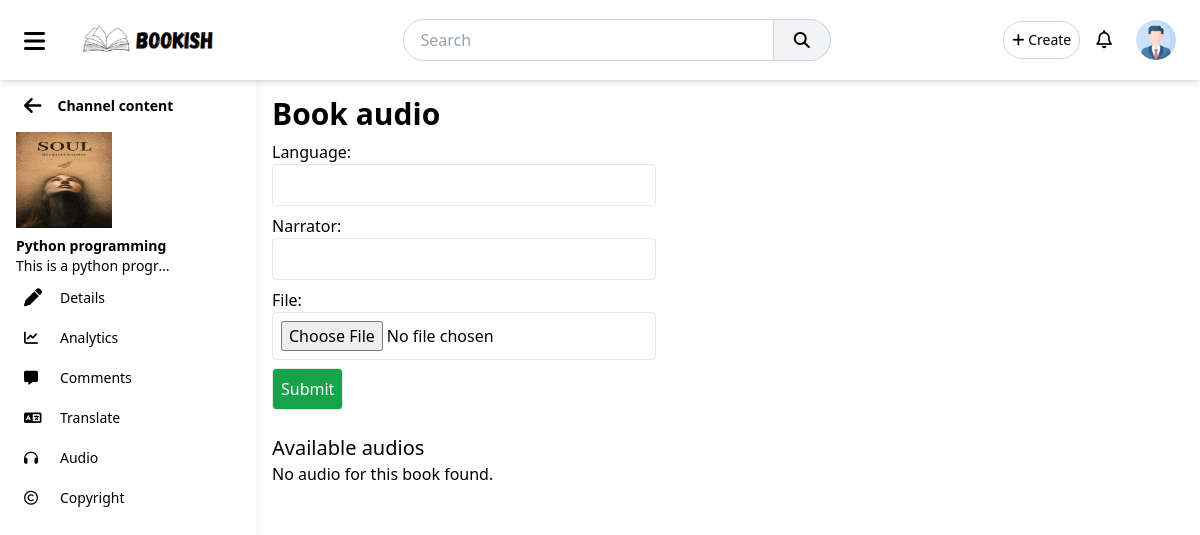
Page /author/book-audio/2025-01-25-1104442397970000 (signed in) on the earlier database version.
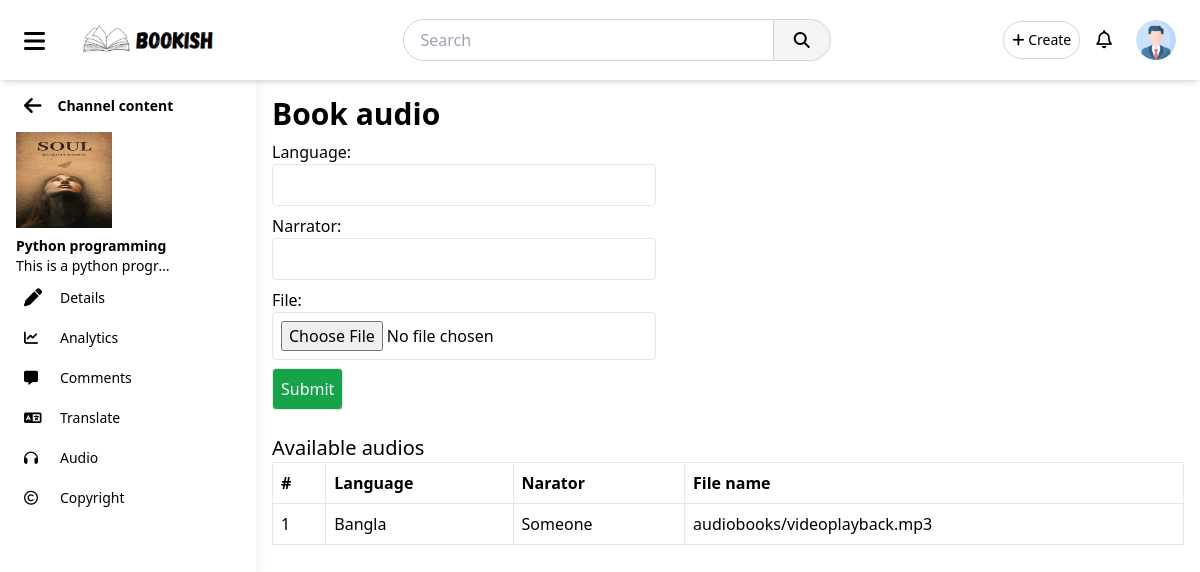
Same page on the later database version.
### main/models.py (models this page shows)
class AudioBook(models.Model):
    book = models.ForeignKey(Book, related_name='audiobooks', on_delete=models.CASCADE)
    language = models.CharField(max_length=50)
    narrator = models.CharField(max_length=255, blank=True, null=True)
    file = models.FileField(upload_to='audiobooks/')

### author/views.py (the view, shortened to what this page needs)
# urls.py: path('book-audio/<str:slug>', views.content_audio, name="content_audio"),
@login_required(login_url='accounts:login')
def content_audio(request, slug):
    book = Book.objects.get(slug=slug)
    form = AudioForm()
    context = {
        'book': book,
        'form': form
    }
    return render(request, 'author/content_audio.html', context)

### author/forms.py
class AudioForm(forms.ModelForm):
    class Meta:
        model = AudioBook
        fields = ['language','narrator', 'file']
        widgets = {
            'language': forms.TextInput(attrs={'class': 'w-full border p-2 rounded mb-2'}),
            'narrator': forms.TextInput(attrs={'class': 'w-full border p-2 rounded mb-2'}),
            'file': forms.ClearableFileInput(attrs={'class': 'w-full border p-2 rounded' , 'accept': 'audio/*'})
        }

### main/context_processors.py (called while the page is built)
def notifications(request):
    if request.user.is_authenticated:
        return {'notifications': Notification.objects.filter(user=request.user).order_by('-created_at')[:5]}
    else:
        return Notification.objects.none()

### templates/author/content_audio.html (shortened to what this page needs)
{% extends 'author/content_base.html' %}
{% load static %}
{% block content %}
<div>
    <h2 class="text-3xl font-semibold">Book audio</h2>
</div>
<div>
    <form action="{% url 'author:content_audio' book.slug %}" enctype="multipart/form-data" class="sm:max-w-sm my-2 mb-6" method="post">
        {{form.as_p}}
        <button type="submit" class="p-2 border rounded mt-2 bg-green-600 hover:bg-green-700 text-white">Submit</button>
    </form>
    <div class="text-xl font-medium">Available audios</div>
    {% with audios=book.audiobooks.all %}
    {% if audios %}
    <table class="w-full text-left border-collapse table-auto">
        <tr class="*:border *:p-2">
            <th>#</th>
            <th>Language</th>
            <th>Narator</th>
            <th>File name</th>
        </tr>
        {% for audio in audios %}
        <tr class="*:border *:p-2">
            <td>{{forloop.counter}}</td>
            <td>{{audio.language}}</td>
            <td>{{audio.narrator}}</td>
            <td>{{audio.file}}</td>
        </tr>
        {% endfor %}
    </table>
    {% else %}
    No audio for this book found.
    {% endif %}
    {% endwith %}
</div>
{% endblock %}

Differences in the rows shown:
added AudioBook: language "Bangla", narrator "Someone", file "audiobooks/videoplayback.mp3"
Other differences:
text no longer shown: "No audio for this book found."
text now shown: "# Language Narator File name"
